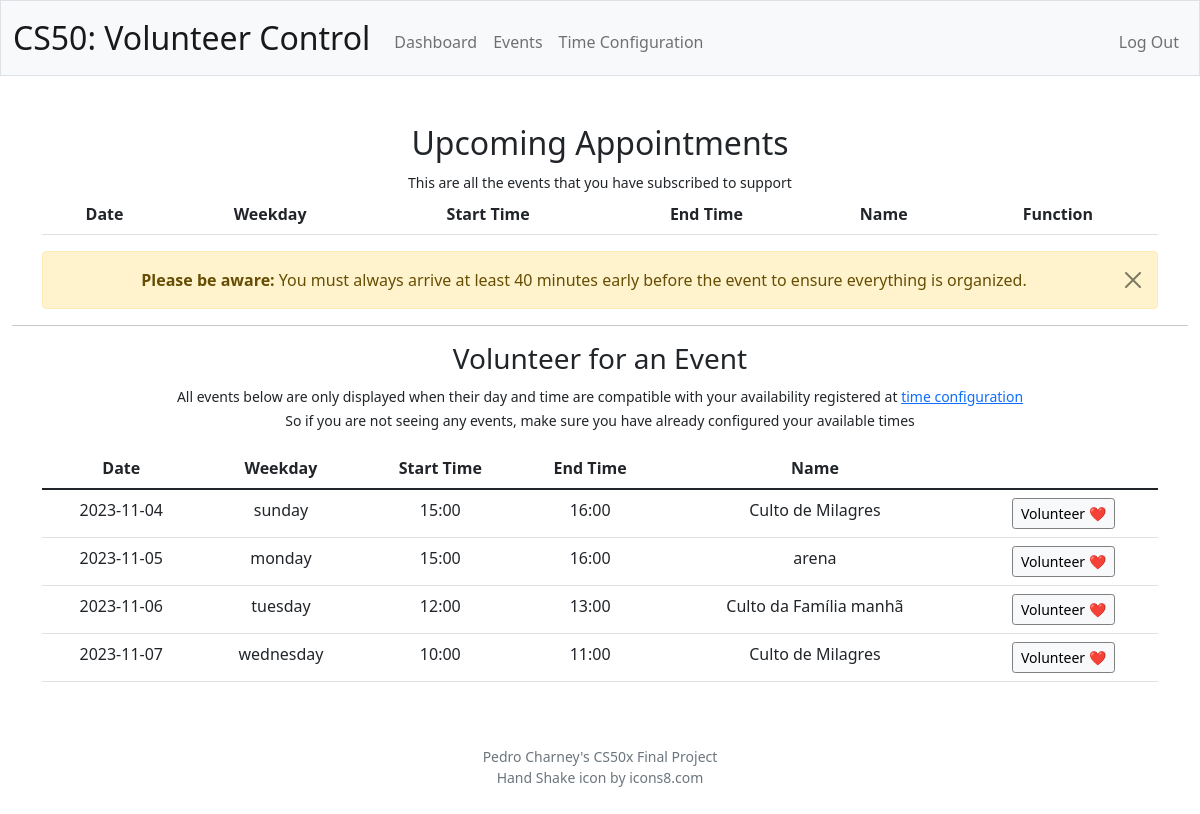
The page / (signed in) on the database its author committed.
### tables this page shows
CREATE TABLE events (
event_id INTEGER PRIMARY KEY AUTOINCREMENT NOT NULL,
name TEXT NOT NULL,
date_int TIME NOT NULL,
date_ TEXT NOT NULL,
start_int TIME NOT NULL,
start_ TEXT NOT NULL,
end_int TIME NOT NULL,
end_ TEXT NOT NULL
, deleted BOOL NOT NULL DEFAULT 0);

### app.py (the view, shortened to what this page needs)
@app.route("/", methods=["GET", "POST"])
@login_required
def index():
    userId = session["user_id"]
    current_date = str(datetime.now().date())
    current_date_int = dateconvert(current_date)
    if request.method == "GET":
        enrolled_db = db.execute(
            "SELECT *, CAST(strftime('%w', DATETIME(date_int, 'unixepoch')) AS INTEGER) AS DayOfWeek FROM events WHERE date_int >= ? AND event_id IN (SELECT event_id FROM positions WHERE user_id = ? AND deleted = 0)",
            current_date_int,
            userId,
        )
        enrolled_events = []
        print(enrolled_events)
        user_time_config_db = db.execute(
            "SELECT * FROM user_time_config WHERE user_id = ?", userId
        )
        weekdays = []
        for weekday in user_time_config_db:
            weekdays.append(weekday["weekday"])
        print(weekdays)
        compatible_events_db = db.execute(
            "SELECT *, CAST(strftime('%w', DATETIME(date_int, 'unixepoch')) AS INTEGER) AS DayOfWeek FROM events WHERE date_int >= ? AND date_int NOT IN (SELECT date_int FROM user_time_exception WHERE date_int >= ? AND user_id = ?) AND event_id NOT IN (SELECT event_id FROM positions WHERE user_id = ? AND deleted = 0) AND deleted = 0 AND DayOfWeek IN (?)",
            current_date_int,
            current_date_int,
            userId,
            userId,
            weekdays,
        )
        compatible_events = []
        for event in compatible_events_db:
            compatible_events.append(
                {
                    "event_id": event["event_id"],
                    "name": event["name"],
                    "date": event["date_"],
                    "weekday": weekNumberToString(event["DayOfWeek"], "PYTHON"),
                    "start": event["start_"],
                    "end": event["end_"],
                }
            )
    return render_template(
        "index.html", compatibleEvents=compatible_events, enrolledEvents=enrolled_events
    )

### app.py (called while the page is built)
@app.after_request
def after_request(response):
    response.headers["Cache-Control"] = "no-cache, no-store, must-revalidate"
    response.headers["Expires"] = 0
    response.headers["Pragma"] = "no-cache"
    return response

### helpers.py (called while the page is built, shortened)
def login_required(f):
    @wraps(f)
    def decorated_function(*args, **kwargs):
        if session.get("user_id") is None:
            return redirect("/login")
        return f(*args, **kwargs)
    return decorated_function

def dateconvert(date):
    date_format = "%Y-%m-%d"
    date_obj = datetime.strptime(date, date_format)
    unix_timestamp = date_obj.timestamp()
    return int(unix_timestamp)

def weekNumberToString(weeknum, type_):
    type2 = type_.upper()
    if type2 == "PYTHON":
        weekdays = [
            "monday",
            "tuesday",
            "wednesday",
            "thursday",
            "friday",
            "saturday",
            "sunday",
        ]
    return weekdays[weeknum]

### templates/index.html (shortened to what this page needs)
{% extends "layout.html" %}
{% block main %}
    <div class="container text-center">
        <div>
            <h2>Upcoming Appointments</h2>
            <small>This are all the events that you have subscribed to support</small>
        </div>
        <div>
            <table class="table">
                <thead>
                    <trow>
                        <th>Date</th>
                        <th>Weekday</th>
                        <th>Start Time</th>
                        <th>End Time</th>
                        <th>Name</th>
                        <th>Function</th>
                    </trow>
                </thead>
            </table>
        </div>
            <div class="alert alert-warning alert-dismissible fade show" role="alert">
                <strong>Please be aware:</strong> You must always arrive at least 40 minutes early before the event to ensure everything is organized.
                <button type="button" class="btn-close" data-bs-dismiss="alert" aria-label="Close"></button>
            </div>
    </div>
    <hr size="3" color="gray">
    <div class="container text-center">
        <h3>Volunteer for an Event</h3>
        <span><small>All events below are only displayed when their day and time are compatible with your availability registered at <a like href="timeconfig">time configuration</a></small></span>
        <P><small>So if you are not seeing any events, make sure you have already configured your available times</small></p>
    <div>
        <table Class="table">
            <thead>
                <tr>
                    <th>Date</th>
                    <th>Weekday</th>
                    <th>Start Time</th>
                    <th>End Time</th>
                    <th>Name</th>
                </tr>
            </thead>
            <tbody>
                {% for event in compatibleEvents %}
                <tr>
                    <td>{{ event.date }}</td>
                    <td>{{ event.weekday }}</td>
                    <td>{{ event.start }}</td>
                    <td>{{ event.end }}</td>
                    <td>{{ event.name }}</td>
                    <td>
                        <form action="/subcribeEvent" method="post">
                            <button class="btn btn-light btn-sm" style="border-color:gray" type="submit">Volunteer ❤️</button>
                        </form>
                    </td>
                </tr>
                {% endfor %}
            </tbody>
        </table>
    </div>
{% endblock %}

### templates/layout.html (shortened to what this page needs)
<!DOCTYPE html>
<html lang="en">
    <head>
        <link href="https://cdn.jsdelivr.net/npm/bootstrap@5.1.3/dist/css/bootstrap.min.css" rel="stylesheet">
        <link href="/static/styles.css" rel="stylesheet">
    </head>
    <body>
        <nav class="bg-light border navbar navbar-expand-md navbar-light">
            <div class="container-fluid">
                <a class="navbar-brand" href="/">CS50: Volunteer Control</span></a>
                <div class="collapse navbar-collapse" id="navbar">
                    {% if session["user_id"] %}
                        <ul class="navbar-nav me-auto mt-2">
                            <li class="nav-item"><a class="nav-link" href="/">Dashboard</a></li>
                            <li class="nav-item"><a class="nav-link" href="/event">Events</a></li>
                            <li class="nav-item"><a class="nav-link" href="/timeconfig">Time Configuration</a></li>
                        </ul>
                        <ul class="navbar-nav ms-auto mt-2">
                            <li class="nav-item"><a class="nav-link" href="/logout">Log Out</a></li>
                        </ul>
                    {% else %}
                        <ul class="navbar-nav ms-auto mt-2">
                            <li class="nav-item"><a class="nav-link" href="/register">Register</a></li>
                            <li class="nav-item"><a class="nav-link" href="/login">Log In</a></li>
                        </ul>
                    {% endif %}
                </div>
            </div>
        </nav>
        <main class="container-fluid py-5 text-center">
            {% block main %}{% endblock %}
        </main>
        <footer class="mb-5 small text-center text-muted">
            Pedro Charney's CS50x Final Project
            <p>Hand Shake icon by icons8.com</p>
        </footer>
    </body>
</html>

### static/styles.css (style rules this page uses)
nav .navbar-brand { font-size: xx-large; }

### rows shown on the page
events: date "2023-11-04", weekday "sunday", start "15:00", end "16:00", name "Culto de Milagres"
events: date "2023-11-05", weekday "monday", start "15:00", end "16:00", name "arena"
events: date "2023-11-06", weekday "tuesday", start "12:00", end "13:00", name "Culto da Família manhã"
events: date "2023-11-07", weekday "wednesday", start "10:00", end "11:00", name "Culto de Milagres"
